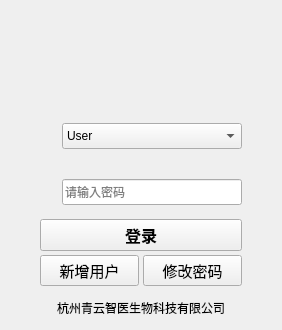
      <widget class="QWidget" name="pageLogin">
       <layout class="QGridLayout" name="gridLayout_3">
        <property name="leftMargin">
         <number>0</number>
        </property>
        <property name="topMargin">
         <number>0</number>
        </property>
        <property name="rightMargin">
         <number>0</number>
        </property>
        <property name="bottomMargin">
         <number>0</number>
        </property>
        <property name="spacing">
         <number>0</number>
        </property>
        <item row="0" column="0">
         <layout class="QVBoxLayout" name="verticalLayout_4" stretch="1,2">
          <property name="spacing">
           <number>0</number>
          </property>
          <item>
           <widget class="QWidget" name="logoWidget" native="true">
            <property name="styleSheet">
             <string notr="true"/>
            </property>
            <layout class="QGridLayout" name="gridLayout">
             <property name="leftMargin">
              <number>0</number>
             </property>
             <property name="topMargin">
              <number>0</number>
             </property>
             <property name="rightMargin">
              <number>0</number>
             </property>
             <property name="bottomMargin">
              <number>0</number>
             </property>
             <property name="spacing">
              <number>0</number>
             </property>
             <item row="0" column="0">
              <layout class="QHBoxLayout" name="horizontalLayout_3" stretch="1,3,8,3">
               <item>
                <spacer name="horizontalSpacer">
                 <property name="orientation">
                  <enum>Qt::Horizontal</enum>
                 </property>
                 <property name="sizeHint" stdset="0">
                  <size>
                   <width>40</width>
                   <height>20</height>
                  </size>
                 </property>
                </spacer>
               </item>
               <item>
                <layout class="QVBoxLayout" name="verticalLayout_2" stretch="1,2,2">
                 <item>
                  <spacer name="verticalSpacer_3">
                   <property name="orientation">
                    <enum>Qt::Vertical</enum>
                   </property>
                   <property name="sizeHint" stdset="0">
                    <size>
                     <width>20</width>
                     <height>40</height>
                    </size>
                   </property>
                  </spacer>
                 </item>
                 <item>
                  <layout class="QHBoxLayout" name="horizontalLayout" stretch="1">
                   <item>
                    <widget class="QLabel" name="logoPhoto">
                     <property name="font">
                      <font>
                       <pointsize>34</pointsize>
                      </font>
                     </property>
                     <property name="styleSheet">
                      <string notr="true">image: url(:/images/image/logox.png);</string>
                     </property>
                     <property name="text">
                      <string/>
                     </property>
                    </widget>
                   </item>
                  </layout>
                 </item>
                 <item>
                  <spacer name="verticalSpacer_2">
                   <property name="orientation">
                    <enum>Qt::Vertical</enum>
                   </property>
                   <property name="sizeHint" stdset="0">
                    <size>
                     <width>20</width>
                     <height>40</height>
                    </size>
                   </property>
                  </spacer>
                 </item>
                </layout>
               </item>
               <item>
                <spacer name="horizontalSpacer_2">
                 <property name="orientation">
                  <enum>Qt::Horizontal</enum>
                 </property>
                 <property name="sizeHint" stdset="0">
                  <size>
                   <width>40</width>
                   <height>20</height>
                  </size>
                 </property>
                </spacer>
               </item>
               <item>
                <layout class="QVBoxLayout" name="verticalLayout">
                 <item>
                  <layout class="QHBoxLayout" name="horizontalLayout_2" stretch="1,1">
                   <item>
                    <widget class="QPushButton" name="logoShrink">
                     <property name="toolTip">
                      <string>最小化</string>
                     </property>
                     <property name="text">
                      <string/>
                     </property>
                     <property name="icon">
                      <iconset resource="../ELIASANEW8/qss.qrc">
                       <normaloff>:/images/image/shrink.png</normaloff>:/images/image/shrink.png</iconset>
                     </property>
                     <property name="default">
                      <bool>false</bool>
                     </property>
                     <property name="flat">
                      <bool>true</bool>
                     </property>
                    </widget>
                   </item>
                   <item>
                    <widget class="QPushButton" name="logoClose">
                     <property name="toolTip">
                      <string>关闭</string>
                     </property>
                     <property name="text">
                      <string/>
                     </property>
                     <property name="icon">
                      <iconset resource="../ELIASANEW8/qss.qrc">
                       <normaloff>:/images/image/close.png</normaloff>:/images/image/close.png</iconset>
                     </property>
                     <property name="flat">
                      <bool>true</bool>
                     </property>
                    </widget>
                   </item>
                  </layout>
                 </item>
                 <item>
                  <spacer name="verticalSpacer">
                   <property name="orientation">
                    <enum>Qt::Vertical</enum>
                   </property>
                   <property name="sizeHint" stdset="0">
                    <size>
                     <width>20</width>
                     <height>40</height>
                    </size>
                   </property>
                  </spacer>
                 </item>
                </layout>
               </item>
              </layout>
             </item>
            </layout>
           </widget>
          </item>
          <item>
           <widget class="QWidget" name="userPass" native="true">
            <layout class="QGridLayout" name="gridLayout_2">
             <property name="leftMargin">
              <number>0</number>
             </property>
             <property name="topMargin">
              <number>0</number>
             </property>
             <property name="rightMargin">
              <number>0</number>
             </property>
             <property name="bottomMargin">
              <number>0</number>
             </property>
             <property name="spacing">
              <number>0</number>
             </property>
             <item row="0" column="0">
              <layout class="QHBoxLayout" name="horizontalLayout_7" stretch="1,2,1">
               <item>
                <spacer name="horizontalSpacer_3">
                 <property name="orientation">
                  <enum>Qt::Horizontal</enum>
                 </property>
                 <property name="sizeHint" stdset="0">
                  <size>
                   <width>40</width>
                   <height>20</height>
                  </size>
                 </property>
                </spacer>
               </item>
               <item>
                <layout class="QVBoxLayout" name="verticalLayout_3">
                 <item>
                  <spacer name="verticalSpacer_4">
                   <property name="orientation">
                    <enum>Qt::Vertical</enum>
                   </property>
                   <property name="sizeHint" stdset="0">
                    <size>
                     <width>202</width>
                     <height>13</height>
                    </size>
                   </property>
                  </spacer>
                 </item>
                 <item>
                  <layout class="QHBoxLayout" name="horizontalLayout_4" stretch="1,8">
                   <item>
                    <widget class="QLabel" name="label">
                     <property name="minimumSize">
                      <size>
                       <width>0</width>
                       <height>26</height>
                      </size>
                     </property>
                     <property name="styleSheet">
                      <string notr="true">image: url(:/images/image/user.png);</string>
                     </property>
                     <property name="text">
                      <string/>
                     </property>
                     <property name="alignment">
                      <set>Qt::AlignCenter</set>
                     </property>
                    </widget>
                   </item>
                   <item>
                    <widget class="QComboBox" name="logoUser">
                     <property name="minimumSize">
                      <size>
                       <width>0</width>
                       <height>26</height>
                      </size>
                     </property>
                     <item>
                      <property name="text">
                       <string>User</string>
                      </property>
                     </item>
                     <item>
                      <property name="text">
                       <string>Admin</string>
                      </property>
                     </item>
                    </widget>
                   </item>
                  </layout>
                 </item>
                 <item>
                  <spacer name="verticalSpacer_5">
                   <property name="orientation">
                    <enum>Qt::Vertical</enum>
                   </property>
                   <property name="sizeHint" stdset="0">
                    <size>
                     <width>20</width>
                     <height>30</height>
                    </size>
                   </property>
                  </spacer>
                 </item>
                 <item>
                  <layout class="QHBoxLayout" name="horizontalLayout_5" stretch="1,8">
                   <item>
                    <widget class="QLabel" name="label_2">
                     <property name="minimumSize">
                      <size>
                       <width>0</width>
                       <height>26</height>
                      </size>
                     </property>
                     <property name="styleSheet">
                      <string notr="true">image: url(:/images/image/pass.png);</string>
                     </property>
                     <property name="text">
                      <string/>
                     </property>
                    </widget>
                   </item>
                   <item>
                    <widget class="QLineEdit" name="logoPass">
                     <property name="minimumSize">
                      <size>
                       <width>0</width>
                       <height>26</height>
                      </size>
                     </property>
                     <property name="echoMode">
                      <enum>QLineEdit::Password</enum>
                     </property>
                     <property name="placeholderText">
                      <string>请输入密码</string>
                     </property>
                    </widget>
                   </item>
                  </layout>
                 </item>
                 <item>
                  <spacer name="verticalSpacer_6">
                   <property name="orientation">
                    <enum>Qt::Vertical</enum>
                   </property>
                   <property name="sizeHint" stdset="0">
                    <size>
                     <width>202</width>
                     <height>13</height>
                    </size>
                   </property>
                  </spacer>
                 </item>
                 <item>
                  <widget class="QPushButton" name="logoConnect">
                   <property name="sizePolicy">
                    <sizepolicy hsizetype="Minimum" vsizetype="MinimumExpanding">
                     <horstretch>0</horstretch>
                     <verstretch>0</verstretch>
                    </sizepolicy>
                   </property>
                   <property name="minimumSize">
                    <size>
                     <width>0</width>
                     <height>26</height>
                    </size>
                   </property>
                   <property name="font">
                    <font>
                     <pointsize>12</pointsize>
                     <weight>75</weight>
                     <bold>true</bold>
                    </font>
                   </property>
                   <property name="text">
                    <string>登录</string>
                   </property>
                  </widget>
                 </item>
                 <item>
                  <layout class="QHBoxLayout" name="horizontalLayout_6" stretch="1,1">
                   <property name="spacing">
                    <number>4</number>
                   </property>
                   <property name="topMargin">
                    <number>4</number>
                   </property>
                   <item>
                    <widget class="QPushButton" name="logoAdd">
                     <property name="minimumSize">
                      <size>
                       <width>0</width>
                       <height>26</height>
                      </size>
                     </property>
                     <property name="font">
                      <font>
                       <pointsize>11</pointsize>
                      </font>
                     </property>
                     <property name="text">
                      <string>新增用户</string>
                     </property>
                     <property name="icon">
                      <iconset>
                       <normaloff>:/image/images/userAdd.png</normaloff>:/image/images/userAdd.png</iconset>
                     </property>
                     <property name="iconSize">
                      <size>
                       <width>20</width>
                       <height>20</height>
                      </size>
                     </property>
                    </widget>
                   </item>
                   <item>
                    <widget class="QPushButton" name="logoChange">
                     <property name="minimumSize">
                      <size>
                       <width>0</width>
                       <height>26</height>
                      </size>
                     </property>
                     <property name="font">
                      <font>
                       <pointsize>11</pointsize>
                      </font>
                     </property>
                     <property name="text">
                      <string>修改密码</string>
                     </property>
                     <property name="icon">
                      <iconset>
                       <normaloff>:/image/images/changePass.png</normaloff>:/image/images/changePass.png</iconset>
                     </property>
                     <property name="iconSize">
                      <size>
                       <width>20</width>
                       <height>20</height>
                      </size>
                     </property>
                    </widget>
                   </item>
                  </layout>
                 </item>
                 <item>
                  <spacer name="verticalSpacer_7">
                   <property name="orientation">
                    <enum>Qt::Vertical</enum>
                   </property>
                   <property name="sizeHint" stdset="0">
                    <size>
                     <width>20</width>
                     <height>4</height>
                    </size>
                   </property>
                  </spacer>
                 </item>
                 <item>
                  <widget class="QLabel" name="label_3">
                   <property name="text">
                    <string>杭州青云智医生物科技有限公司</string>
                   </property>
                   <property name="alignment">
                    <set>Qt::AlignCenter</set>
                   </property>
                  </widget>
                 </item>
                 <item>
                  <spacer name="verticalSpacer_8">
                   <property name="orientation">
                    <enum>Qt::Vertical</enum>
                   </property>
                   <property name="sizeHint" stdset="0">
                    <size>
                     <width>20</width>
                     <height>1</height>
                    </size>
                   </property>
                  </spacer>
                 </item>
                </layout>
               </item>
               <item>
                <spacer name="horizontalSpacer_4">
                 <property name="orientation">
                  <enum>Qt::Horizontal</enum>
                 </property>
                 <property name="sizeHint" stdset="0">
                  <size>
                   <width>40</width>
                   <height>20</height>
                  </size>
                 </property>
                </spacer>
               </item>
              </layout>
             </item>
            </layout>
           </widget>
          </item>
         </layout>
        </item>
       </layout>
      </widget>
